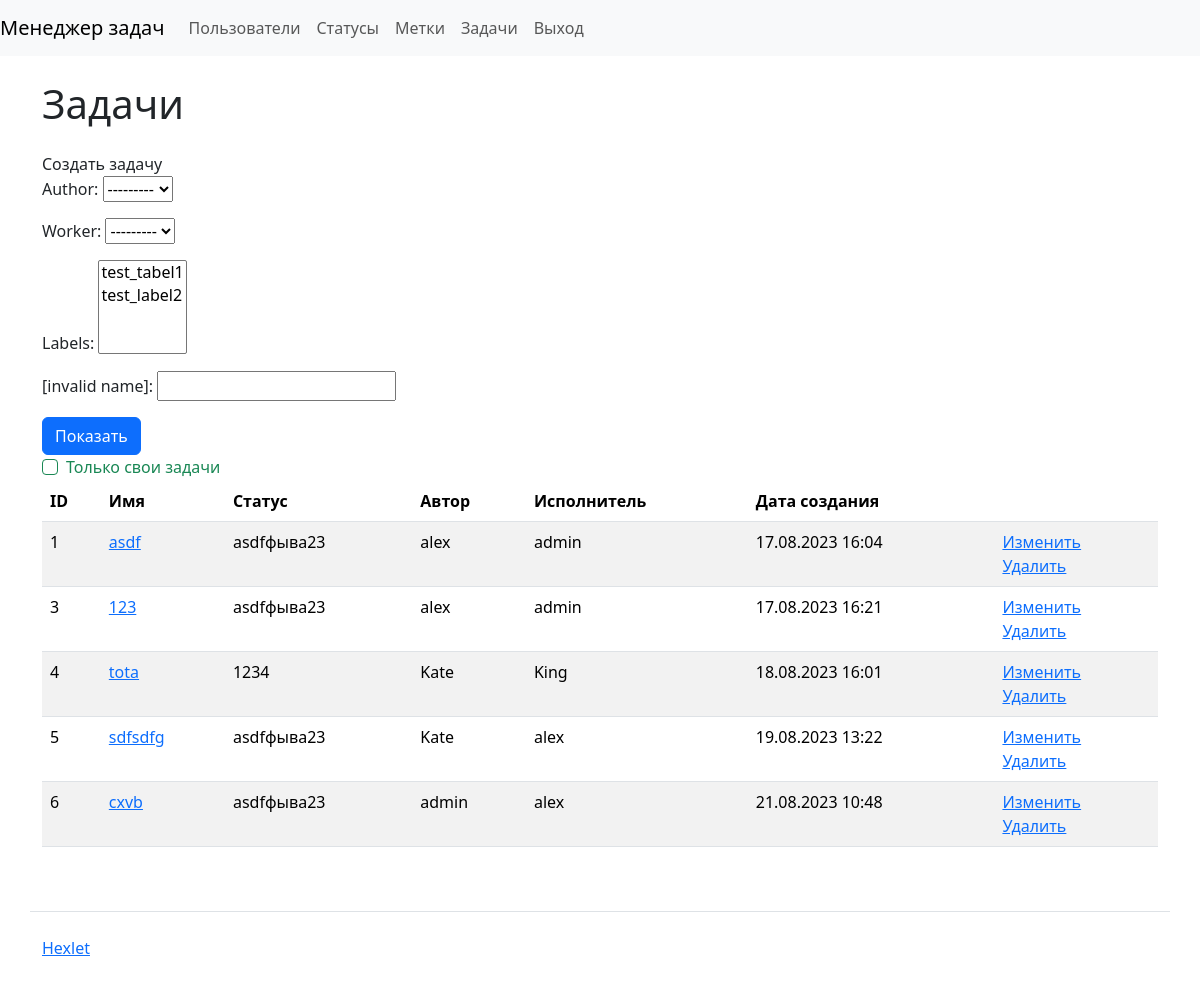
The app's page /tasks/ (signed in) with its own data.
### task_manager/tasks/models.py (models this page shows, shortened)
class Task(models.Model):
    name = models.CharField(max_length=255)
    description = models.CharField(max_length=255)
    status = models.ForeignKey(Status, on_delete=models.RESTRICT, related_name='tasks')
    author = models.ForeignKey(User, on_delete=models.RESTRICT, related_name='tasks_authored')
    worker = models.ForeignKey(User, on_delete=models.RESTRICT, related_name='tasks_assigned', null=True)
    labels = models.ManyToManyField(Label)
    date_joined = DateTimeField(auto_now_add=True)

### task_manager/statuses/models.py (models this page shows)
class Status(models.Model):
    name = models.CharField(max_length=255)
    date_joined = DateTimeField(auto_now_add=True)
    def __str__(self):
        return self.name

### task_manager/tasks/views.py (the view)
# urls.py: path('', views.TaskShow.as_view(), name='tasks'),
class TaskShow(CustomLoginRequiredMixin, View):
    def get(self, request, *args, **kwargs):
        task_filter = TaskFilter(request.GET, queryset=Task.objects.all())
        tasks = task_filter.qs
        if request.GET.get('self_tasks'):
            tasks = task_filter.qs.filter(author=request.user)
        return render(request, 'tasks/tasks.html', {
            'form': task_filter.form,
            'tasks': tasks,
        })

### task_manager/labels/models.py (called while the page is built)
    def __str__(self):
        return self.name

### task_manager/mixins.py (called while the page is built)
    def dispatch(self, request, *args, **kwargs):
        if not request.user.is_authenticated:
            messages.error(request, self.permission_denied_message)
        return super().dispatch(request, *args, **kwargs)

### task_manager/templates/tasks/tasks.html
{% extends "index.html" %}
{% block content %}
<h1 class="my-4">Задачи</h1>
<a class="nav-link" href="{% url 'create_task' %}">Создать задачу</a>
<form class="form-inline center" method="get" action="{% url 'tasks' %}">
  {{ form.as_p}}
  <input class="btn btn-primary" type="submit" value="Показать">
  <div class="form-check">
    <input type="checkbox" name="self_tasks" class="form-check-input is-valid" id="id_self_tasks">
    <label class="form-check-label" for="id_self_tasks">Только свои задачи</label>
  </div>
</form>
<table class="table table-striped">
    <thead>
      <tr>
        <th>ID</th>
        <th>Имя</th>
        <th>Статус</th>
        <th>Автор</th>
        <th>Исполнитель</th>
        <th>Дата создания</th>
        <th></th>
      </tr>
    </thead>
    <tbody>
        {% for task in tasks %}
        <tr>
          <td>{{ task.pk }}</td>
          <td>
            <a href="{% url 'get_task' task.pk %}">{{ task.name }}</a>
          </td>
          <td>{{ task.status }}</td>
          <td>{{ task.author }}</td>
          <td>{{ task.worker }}</td>
          <td>{{ task.date_joined|date:'d.m.Y H:i' }}</td>
          <td>
            <a href="{% url 'edit_task' task.pk %}">Изменить</a>
            <br>
            <a href="{% url 'delete_task' task.pk %}">Удалить</a>
          </td>
        </tr>
        {% endfor %}
    </tbody>
</table>
{% endblock %}

### task_manager/templates/index.html (shortened to what this page needs)
<!DOCTYPE html>
{% load django_bootstrap5 %}
{% bootstrap_css %}
<html lang="ru-ru">
  <head>
  </head>
  <body class="d-flex flex-column min-vh-100">
    <nav class="navbar navbar-expand-lg navbar-light bg-light">
      <a class="navbar-brand" href="{% url 'index' %}">Менеджер задач</a>
      <div class="collapse navbar-collapse" id="navbarToggleExternalContent">
        <ul class="navbar-nav mr-auto">
          <li class="nav-item">
            <a class="nav-link" href="{% url 'users' %}">Пользователи</a>
          </li>
          {% if user.is_authenticated %}
          <li class="nav-item">
            <a class="nav-link" href="{% url 'statuses' %}">Статусы</a>
          </li>
          <li class="nav-item">
            <a class="nav-link" href="{% url 'labels' %}">Метки</a>
          </li>
          <li class="nav-item">
            <a class="nav-link" href="{% url 'tasks' %}">Задачи</a>
          </li>
          <li class="nav-item">
            <form id="logout-form" action="{% url 'logout' %}" method="POST">
              <a class="nav-link" onclick="document.getElementById('logout-form').submit();" style="cursor: pointer;">Выход</a>
            </form>
          </li>
          {% endif %}
        </ul>
      </div>
    </nav>
    <div class="container wrapper flex-grow-1">
    {% block content %}{% endblock %}
    </div>
    <footer>
      <div class="container my-5 pt-4 border-top">
        <a target="_blank" href="https://ru.hexlet.io/">Hexlet</a>
      </div>
    </footer>
  </body>
</html>

### records on screen
Task: pk "1", name "asdf", status "asdfфыва23", author "alex", worker "admin", date_joined "17.08.2023 16:04"
Task: pk "3", name "123", status "asdfфыва23", author "alex", worker "admin", date_joined "17.08.2023 16:21"
Task: pk "4", name "tota", status "1234", author "Kate", worker "King", date_joined "18.08.2023 16:01"
Task: pk "5", name "sdfsdfg", status "asdfфыва23", author "Kate", worker "alex", date_joined "19.08.2023 13:22"
Task: pk "6", name "cxvb", status "asdfфыва23", author "admin", worker "alex", date_joined "21.08.2023 10:48"
